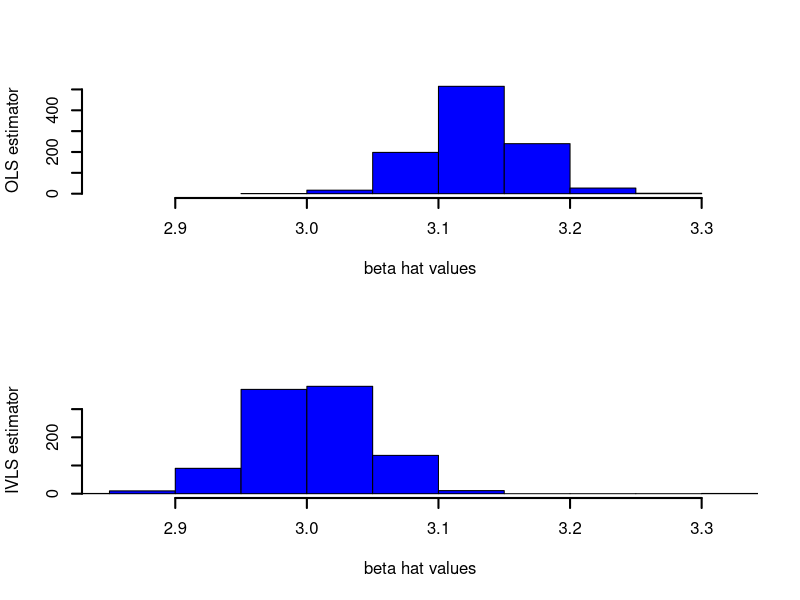
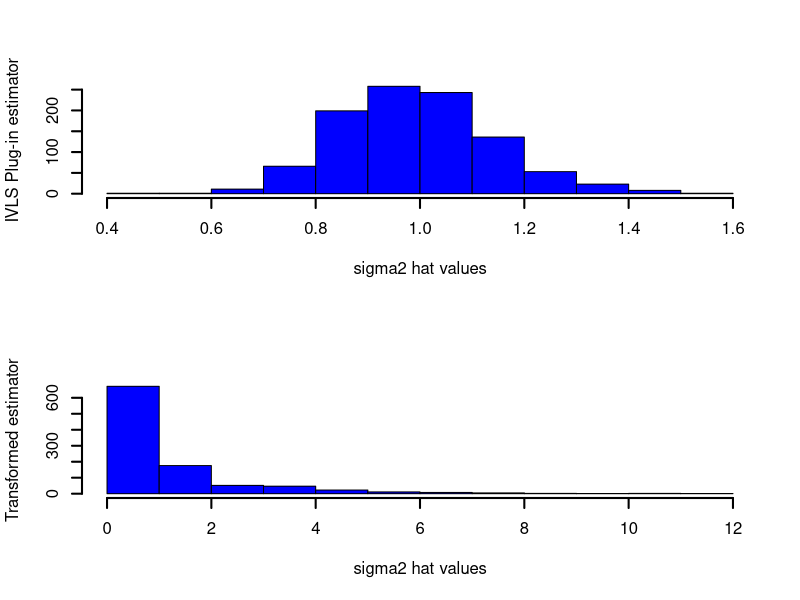

R code for these plots, in order:
#### Ying Qiao
#### SID: 21412301
#### STAT 215B, Assignment 4, 3/8/2013

rm(list=ls())
require(MASS)

#### Sqrt of 2-by-2 matrix
sqrt.m22 <- function(M){
  s <- sqrt(det(M))
  t <- sqrt(sum(diag(M)) + 2*s)
  R <- M / t
  diag(R) <- diag(R) + s / t
  R
}


#### estimation parameter definition
beta = 3
sigma2 = 1
rho = 3/4

#### simulation parameter definition
N.MC = 1000
n = 100

#### storing MC results
beta.hat.ols <- rep(0, N.MC)
beta.hat.ivls <- rep(0, N.MC)
sigma2.hat.ivls <- rep(0, N.MC)
sigma2.hat.zz <- rep(0, N.MC)



for (i in 1:N.MC){
#### LM simulation
# random sample generation
set.seed(i)
seeds <- round(runif(3)*1000)

set.seed(seeds[1])
U <- rnorm(n, 0, 1)
set.seed(seeds[2])
V <- rnorm(n, 0, 1)

mu.err <- rep(0, 2)
Sigma.err <- matrix(c(sigma2,rho,rho,sigma2),2,2)
set.seed(seeds[3])
err <- mvrnorm(n, mu.err, Sigma.err)
eps <- err[ ,1]
del <- err[ ,2]

X <- U + 2*V + del
Y <- X*beta + eps

# OLS estimator
ols <- lm(Y ~ X - 1)
#ols$coeff
beta.hat.ols[i] <- ols$coeff

# IVLS (~2SLS) estimator
iv <- lm(X ~ U + V - 1)
X.hat <- iv$fit
ivls <- lm(Y ~ X.hat - 1)
#ivls$coeff
beta.hat.ivls[i] <- ivls$coeff

# IVLS plugin error estimator
SS <- sum((Y - X*ivls$coeff)^2)
#SS / (n - 1)
sigma2.hat.ivls[i] <- SS / (n - 1)

# transformed error estimator
tZ <- t(cbind(U,V))
ZZ.sqinv <- sqrt.m22(solve(tcrossprod(tZ)))
L <- ZZ.sqinv %*% tZ %*% Y
M <- ZZ.sqinv %*% tZ %*% X
trans <- lm(L ~ M - 1)
#sum(trans$res^2)
sigma2.hat.zz[i] <- sum(trans$res^2)

}


#### MC results
## beta
mean(beta.hat.ols)
sd(beta.hat.ols)
sqrt(mean((beta.hat.ols - beta)^2))

mean(beta.hat.ivls)
sd(beta.hat.ivls)
sqrt(mean((beta.hat.ivls - beta)^2))

#hist
xlim=range(beta.hat.ivls);
lwd=2;col="blue"; xlab="beta hat values"; breaks=seq(140,360,10)
par(mfrow=c(2,1),cex.main= 1)
hist(beta.hat.ols, xlim=xlim, col=col,lwd=lwd,main="",xlab=xlab,ylab="OLS estimator")
hist(beta.hat.ivls,xlim=xlim, col=col,lwd=lwd,main="",xlab=xlab,ylab="IVLS estimator")


## sigma2
mean(sigma2.hat.ivls)
sd(sigma2.hat.ivls)

mean(sigma2.hat.zz)
sd(sigma2.hat.zz)

#hist
lwd=2;col="blue"; xlab="sigma2 hat values"; breaks=seq(140,360,10)
par(mfrow=c(2,1),cex.main= 1)
hist(sigma2.hat.ivls, col=col,lwd=lwd,main="",xlab=xlab,ylab="IVLS Plug-in estimator")
hist(sigma2.hat.zz,   col=col,lwd=lwd,main="",xlab=xlab,ylab="Transformed estimator")


